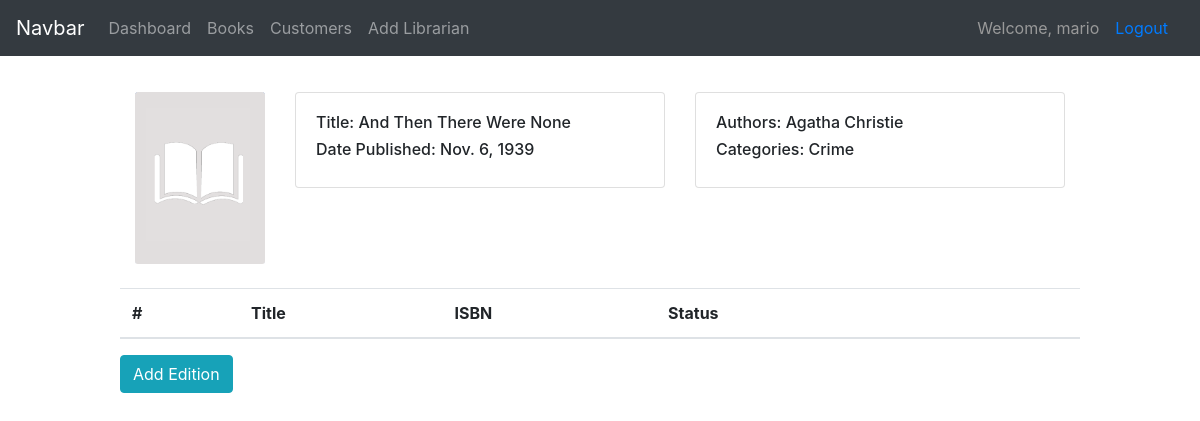
The page /books/4/ (signed in) on the database as committed earlier.
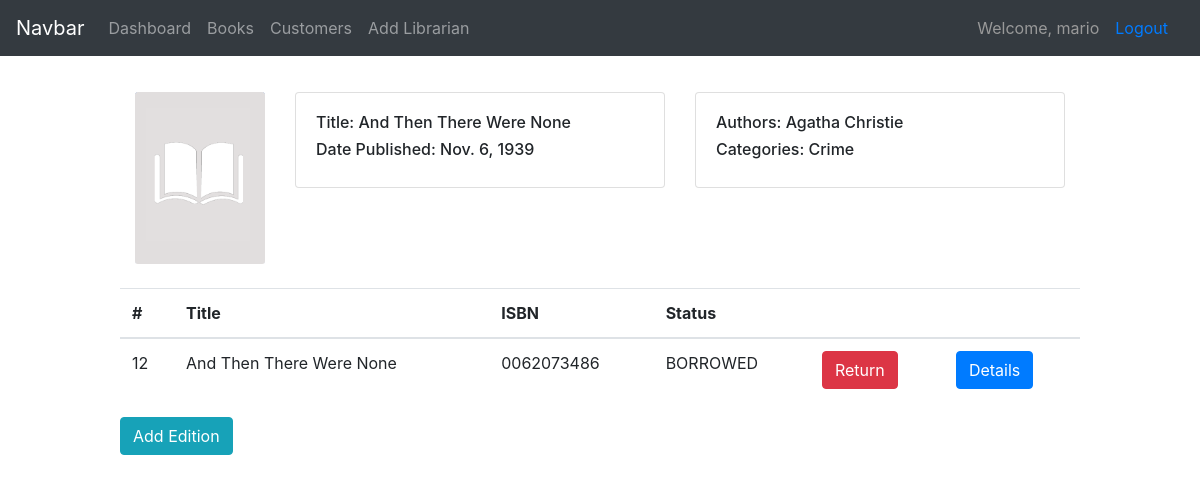
The same page on the database as committed later.
### books/models.py (models this page shows, shortened)
class Book(models.Model):
    title = models.CharField(max_length=200, unique=True)
    authors = models.ManyToManyField(Author)
    categories = models.ManyToManyField(Category)
    date_published = models.DateField()
    book_cover = models.ImageField(default='image-not-found.png', blank=True, null=True)

class Author(models.Model):
    name = models.CharField(max_length=200, unique=True)
    date_of_birth = models.DateField()
    def __str__(self):
        return self.name

class Category(models.Model):
    name = models.CharField(max_length=200, unique=True)
    def __str__(self):
        return self.name

class BookEdition(models.Model):
    STATUS_CHOICES = (
        ('AVAILABLE', 'AVAILABLE'),
        ('BORROWED', 'BORROWED')
    )
    book = models.ForeignKey(Book, on_delete=models.CASCADE)
    ISBN = models.CharField(max_length=10)
    status = models.CharField(max_length=200, choices=STATUS_CHOICES, default='AVAILABLE')

### books/views.py (the view)
# urls.py: path('books/<int:pk>/', views.book_details, name='book_details'),
@login_required()
def book_details(request, pk):
    book = Book.objects.get(id=pk)
    editions = book.bookedition_set.all()
    context = {'book': book, 'editions': editions}
    return render(request, 'books/book.html', context)

### books/templates/books/book.html (shortened to what this page needs)
{% extends 'books/main_template.html' %}
{% load static %}
{% block content %}
    <br>
    <div class="container">
        <div class="row justify-content-center row-top">
            <div class="col-sm-2">
                <img class="card-img" src="{{ book.book_cover.url }}">
            </div>
            <div class="col-sm-5">
                <div class="card">
                    <div class="card-body">
                        <h6>Title: {{ book.title }}</h6>
                        <h6>Date Published: {{ book.date_published }}</h6>
                    </div>
                </div>
            </div>
            <div class="col-sm-5">
                <div class="card">
                    <div class="card-body">
                        <h6>Authors: {{ book.authors.all|join:", " }}</h6>
                        <h6>Categories: {{ book.categories.all|join:", " }}</h6>
                    </div>
                </div>
            </div>
        </div>
        <br>
        <div class="row table-responsive-md">
            <table class="table">
                <thead>
                    <tr>
                        <th scope="col">#</th>
                        <th scope="col">Title</th>
                        <th scope="col">ISBN</th>
                        <th scope="col">Status</th>
                        <th scope="col"></th>
                        <th scope="col"></th>
                    </tr>
                </thead>
                <tbody>
                    {% for edition in editions %}
                        <tr>
                            <td>{{ edition.id }}</td>
                            <td>{{ edition.book.title }}</td>
                            <td>{{ edition.ISBN }}</td>
                            <td>{{ edition.status }}</td>
                            {% if edition.status == 'AVAILABLE' %}
                                <td><a href="{% url 'borrow' edition.id %}" class="btn btn-warning">Borrow</a></td>
                            {% else %}
                                <td><a href="{% url 'return' edition.id %}" class="btn btn-danger">Return</a></td>
                            {% endif %}
                            <td><a href="{% url 'edition_details' edition.id %}" class="btn btn-primary">Details</a></td>
                        </tr>
                    {% endfor %}
                </tbody>
            </table>
            <br>
            <a class='btn btn-info' href="{% url 'add_edition' book.id%}">Add Edition</a>
        </div>
    </div>
{% endblock %}

### books/templates/books/main_template.html (shortened to what this page needs)
{% load static %}
<!DOCTYPE html>
<html lang="en">
<head>
    <link rel="stylesheet" href="https://maxcdn.bootstrapcdn.com/bootstrap/4.0.0/css/bootstrap.min.css">
    <link rel="stylesheet" type='text/css' href="{% static 'books/css/main.css' %}">
</head>
<body>
    {% include 'books/navbar.html' %}
    {% block content %}
    {% endblock %}
</body>
</html>

### books/templates/books/navbar.html
<nav class="navbar navbar-expand-lg navbar-dark bg-dark">
    <a class="navbar-brand" href="">Navbar</a>
    <ul class="navbar-nav">
          <li class="nav-item">
            <a href="{% url 'home' %}" class="nav-link">Dashboard</a>
          </li>
          <li class="nav-item">
            <a class="nav-link" href="{% url 'books' %}">Books</a>
          </li>
          <li class="nav-item">
            <a href="{% url 'customers' %}" class="nav-link">Customers</a>
          </li>
        {% if request.user.is_superuser %}
            <li class="nav-item">
                <a href="{% url 'register' %}" class="nav-link">Add Librarian</a>
            </li>
        {% endif %}
    </ul>
    <span style="margin-left: auto; color: #999999;">Welcome, {{ request.user }}</span>
    <span> <a href="{% url 'logout' %}" class="nav-link link-color">Logout</a></span>
</nav>

### books/templates/books/book.html (style rules this page uses)
.container { width: 80%; margin: 1% auto; }
.row-top { max-height: 25% !important; height: auto; }
img { max-height: 100%; max-width: 100%; }

Rows that differ between the two databases and show on the page:
added BookEdition: id "12", book "And Then There Were None", ISBN "0062073486", status "BORROWED", shows "Return"
